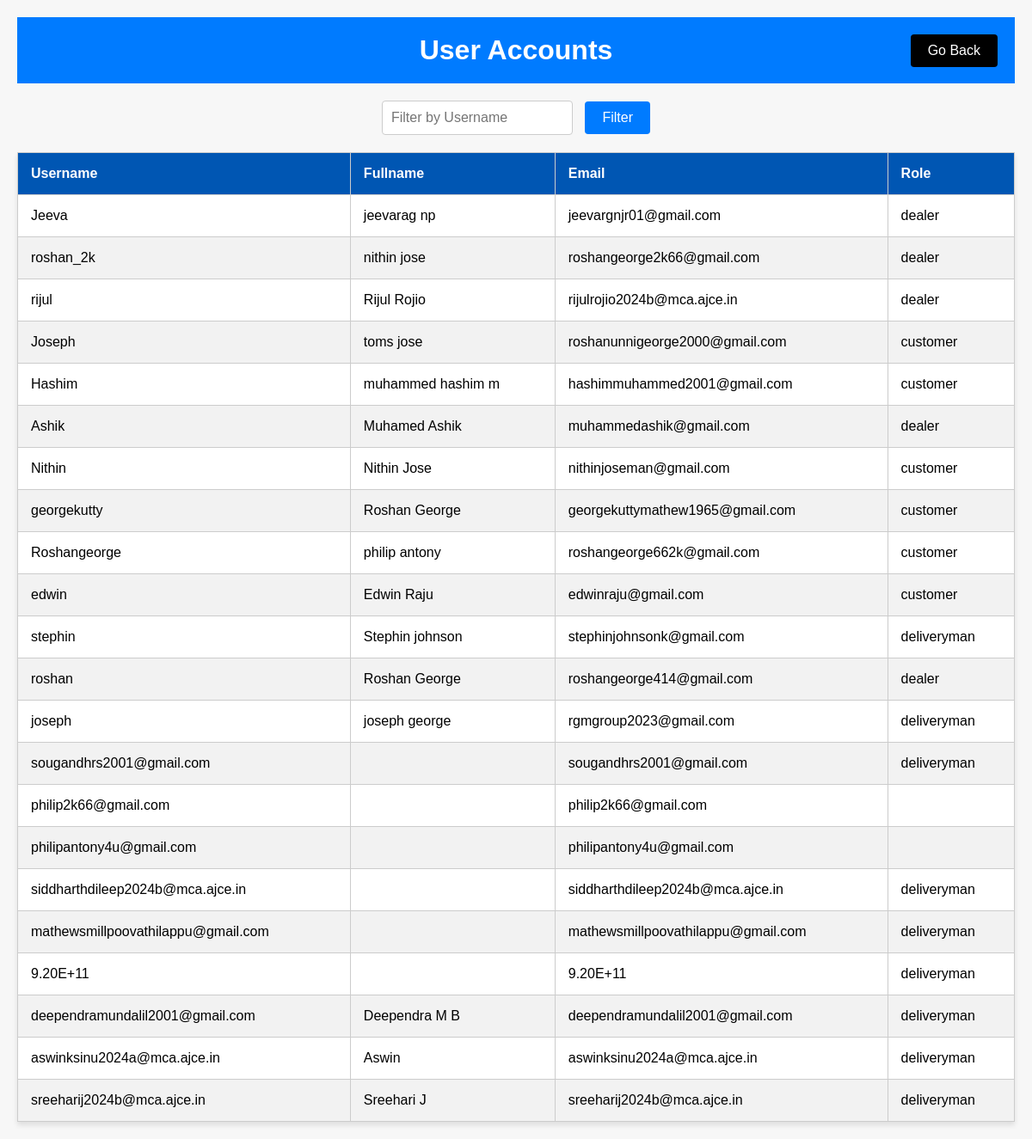
The page /admin_dashboard/users.html on the database as committed earlier.
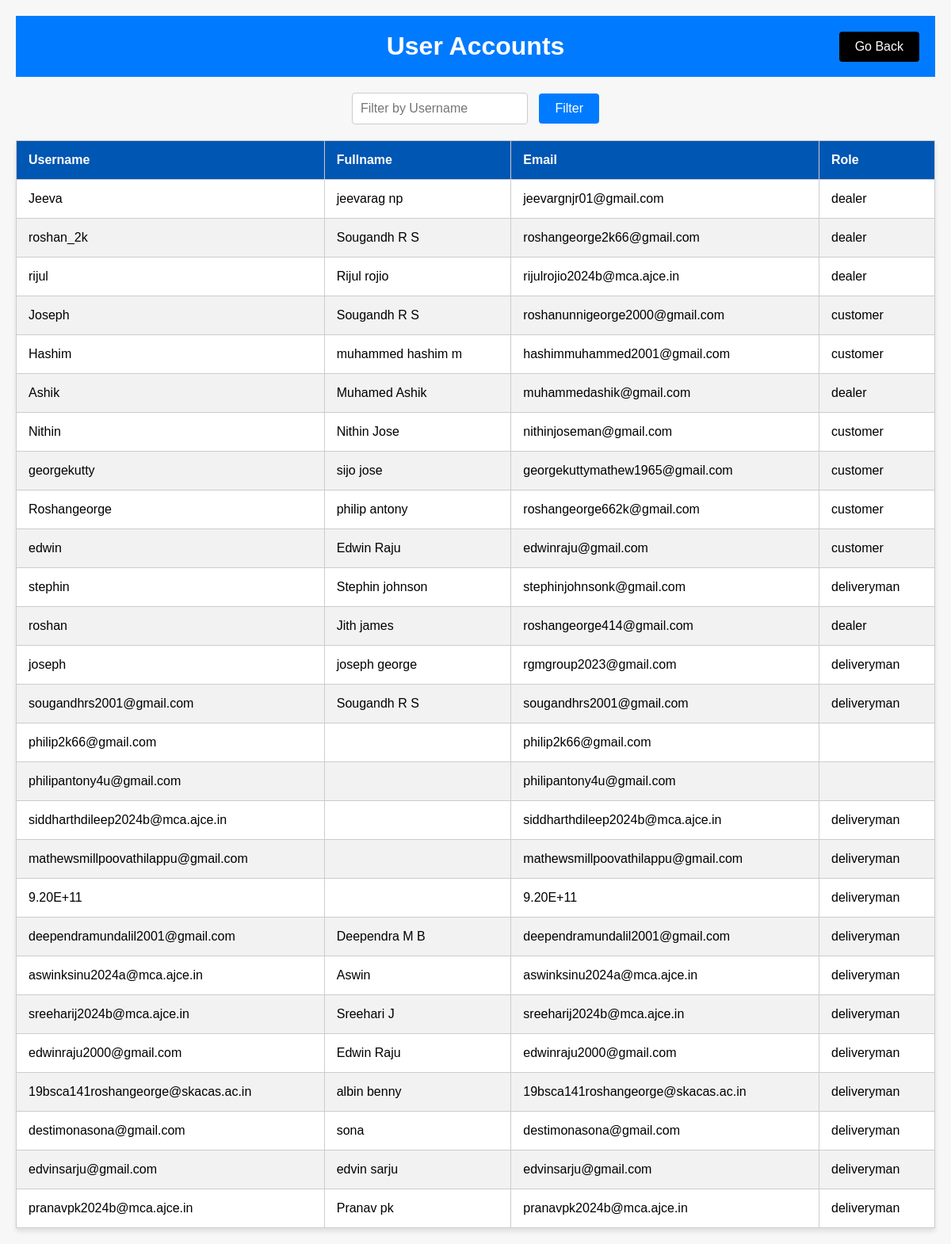
The same page on the database as committed later.
### aapmapp/models.py (models this page shows, shortened)
class dealer(AbstractUser):
    email = models.EmailField(unique=True)
    fullname = models.TextField(max_length=100, default="")
    role = models.TextField(max_length=100, default="")

### aapmapp/views.py (the view)
# urls.py: path('admin_dashboard/users.html', views.users, name='users'),  # Define the URL pattern for users.html
def users(request):
    dealers = dealer.objects.all()  # You can adjust this queryset based on your requirements
    dealers = dealer.objects.filter(is_superuser=False)
    context = {
        'dealers': dealers,
    }
    return render(request, 'users.html', context)

### aapmapp/templates/users.html (shortened to what this page needs)
<!DOCTYPE html>
<html>
<head>
</head>
<body>
    <div class="content">
        <div class="header">
            <a href="{% url 'admin_dashboard' %}" class="goback-button">Go Back</a>
            <h1>User Accounts</h1>
        </div>
        <form method="GET" id="filterForm">
            <input type="text" name="username_filter" id="username_filter" placeholder="Filter by Username">
            <button type="button" id="filterButton">Filter</button>
        </form>
        <table id="userTable">
            <thead>
                <tr>
                    <th>Username</th>
                    <th>Fullname</th>
                    <th>Email</th>
                    <th>Role</th>
                </tr>
            </thead>
            <tbody>
                {% for dealer in dealers %}
                <tr>
                    <td>{{ dealer.username }}</td>
                    <td>{{ dealer.fullname }}</td>
                    <td>{{ dealer.email }}</td>
                    <td>{{ dealer.role }}</td>
                </tr>
                {% empty %}
                <tr>
                    <td colspan="4">No dealers available.</td>
                </tr>
                {% endfor %}
            </tbody>
        </table>
    </div>
</body>
</html>

Rows that differ between the two databases and show on the page:
changed dealer "roshan_2k": fullname "nithin jose" → "Sougandh R S"
changed dealer "rijul": fullname "Rijul Rojio" → "Rijul rojio"
changed dealer "Joseph": fullname "toms jose" → "Sougandh R S"
changed dealer "georgekutty": fullname "Roshan George" → "sijo jose"
changed dealer "roshan": fullname "Roshan George" → "Jith james"
changed dealer "sougandhrs2001@gmail.com": fullname (not shown) → "Sougandh R S"
added dealer: username "edwinraju2000@gmail.com", fullname "Edwin Raju", email "edwinraju2000@gmail.com", role "deliveryman"
added dealer: username "19bsca141roshangeorge@skacas.ac.in", fullname "albin benny", email "19bsca141roshangeorge@skacas.ac.in", role "deliveryman"
added dealer: username "destimonasona@gmail.com", fullname "sona", email "destimonasona@gmail.com", role "deliveryman"
added dealer: username "edvinsarju@gmail.com", fullname "edvin sarju", email "edvinsarju@gmail.com", role "deliveryman"
added dealer: username "pranavpk2024b@mca.ajce.in", fullname "Pranav pk", email "pranavpk2024b@mca.ajce.in", role "deliveryman"
